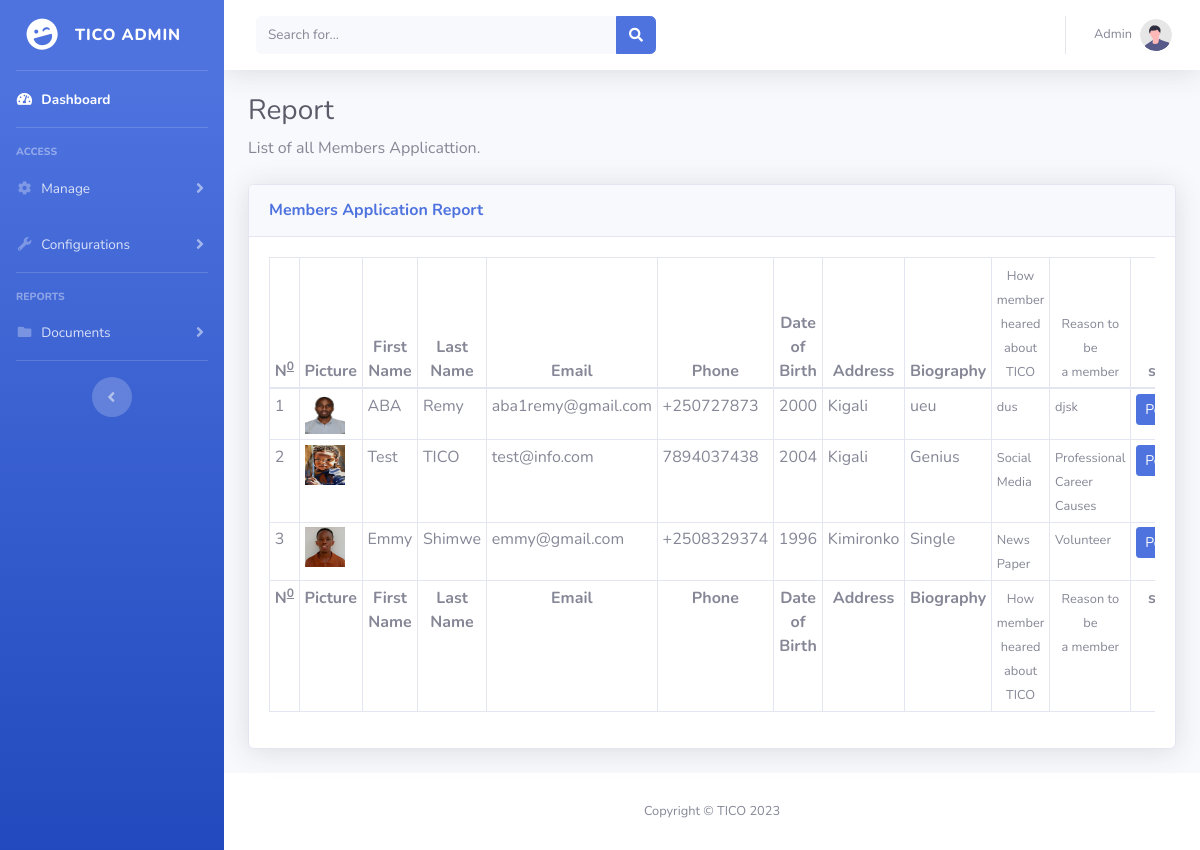
/admin/membership.php (signed in), run on the app's committed database.
### tables this page shows
CREATE TABLE `members` (
  `memberid` int(11) NOT NULL,
  `email` varchar(50) NOT NULL,
  `firstname` varchar(30) NOT NULL,
  `lastname` varchar(30) NOT NULL,
  `phone` varchar(30) NOT NULL,
  `title` varchar(20) NOT NULL,
  `dob` varchar(50) NOT NULL,
  `address` varchar(100) NOT NULL,
  `biography` varchar(500) NOT NULL,
  `ticoWhereBy` varchar(300) NOT NULL,
  `whyTicoMember` varchar(500) NOT NULL,
  `photo` varchar(1000) NOT NULL,
  `status` varchar(30) NOT NULL
);

### admin/membership.php (the view, shortened to what this page needs)
<?php
include('../config/db.php');
if($_SESSION['admin']){
?>
<!DOCTYPE html>
<html lang="en">
<?php include('includes/header.php'); ?>
<body id="page-top">
    <div id="wrapper">
        <?php include('includes/sidebar.php');?>
        <div id="content-wrapper" class="d-flex flex-column">
            <div id="content">
                <?php include('includes/navbar.php');?>
                <div class="container-fluid">
<h1 class="h3 mb-2 text-gray-800">Report</h1>
<p class="mb-4">List of all Members Applicattion.</p>
<div class="card shadow mb-4">
    <div class="card-header py-3">
        <h6 class="m-0 font-weight-bold text-primary">Members Application Report</h6>
    </div>
    <div class="card-body">
        <div class="table-responsive table-sm">
            <table class="table table-bordered" id="dataTable" width="100%" cellspacing="0">
                <thead style="text-align: center;">
                    <tr>
                        <th>N<sup><u>0</u></sup></th>
                        <th>Picture</th>
                        <th>First Name</th>
                        <th>Last Name</th>
                        <th>Email</th>
                        <th>Phone</th>
                        <th>Date of Birth</th>
                        <th>Address</th>
                        <th>Biography</th>
                        <th><small>How member heared<br/> about TICO</small></th>
                        <th><small>Reason to be<br/> a member</small></th>
                        <th>status</th>
                    </tr>
                </thead>
                <tfoot style="text-align: center;">
                    <tr>
                        <th>N<sup><u>0</u></sup></th>
                        <th>Picture</th>
                        <th>First Name</th>
                        <th>Last Name</th>
                        <th>Email</th>
                        <th>Phone</th>
                        <th>Date of Birth</th>
                        <th>Address</th>
                        <th>Biography</th>
                        <th><small>How member heared<br/> about TICO</small></th>
                        <th><small>Reason to be<br/> a member</small></th>
                        <th>status</th>
                    </tr>
                </tfoot>
                <tbody>
                  <?php
                    $members = $db->prepare("SELECT * FROM members");
                    $members->execute();
                    $i = 1;
                    while($res = $members->fetch(PDO::FETCH_ASSOC)):
                      $image = (!empty($res['photo'])) ? '../img/'.$res['photo'] : '../img/profile.png';
                  ?>
                      <tr>
                          <td><?= $i ?></td>
                          <td><script>console.log("Iphoto link ni ");</script>
                            <img src='<?= $image ?>' height='40px' width='40px'>
                          </td>
                          <td><?= $res['firstname'] ?></td>
                          <td><?= $res['lastname'] ?></td>
                          <td><?= $res['email'] ?></td>
                          <td><?= $res['phone'] ?></td>
                          <td><?= $res['dob'] ?></td>
                          <td><?= $res['address'] ?></td>
                          <td><?= $res['biography'] ?></td>
                          <td><small><?= $res['ticoWhereBy'] ?></small></td>
                          <td><small><?= $res['whyTicoMember'] ?></small></td>
                          <td>
                            <?php
                              if($res['status'] == 'Pending'){?>
                                <a class='btn btn-sm btn-primary' href="#">
                                  Pending
                                </a>
                              <?php }else if ($res['status'] == 'Approved'){ ?>
                                <a class='btn btn-sm btn-success' href="#">
                                  Approved
                                </a>
                              <?php }else if ($res['status'] == 'Canceled'){ ?>
                                <a class='btn btn-sm btn-danger' href="#">
                                  Rejected
                                </a>
                                <?php	 } ?>
                                </td>
                              </tr>
                              <?php $i++; endwhile ?>
                </tbody>
            </table>
        </div>
    </div>
</div>
</div>
            </div>
            <footer class="sticky-footer bg-white">
                <div class="container my-auto">
                    <div class="copyright text-center my-auto">
                        <span>Copyright &copy; TICO <?php echo date('Y'); ?></span>
                    </div>
                </div>
            </footer>
        </div>
    </div>
</body>
</html>
<?php
}else{
	header('Location: logout.php');
	}
	?>

### admin/includes/header.php (shortened to what this page needs)
<head>
    <link href="vendor/fontawesome-free/css/all.min.css" rel="stylesheet" type="text/css">
    <link href="css/sb-admin-2.min.css" rel="stylesheet">
    <link href="css/custom.css" rel="stylesheet">
</head>

### admin/includes/sidebar.php (shortened to what this page needs)
<ul class="navbar-nav bg-gradient-primary sidebar sidebar-dark accordion" id="accordionSidebar">
  <a class="sidebar-brand d-flex align-items-center justify-content-center" href="index.php">
    <div class="sidebar-brand-icon rotate-n-15">
        <i class="fas fa-laugh-wink"></i>
    </div>
    <div class="sidebar-brand-text mx-3">TICO Admin </div>
  </a>
  <hr class="sidebar-divider my-0">
  <li class="nav-item active">
      <a class="nav-link" href="index.php">
          <i class="fas fa-fw fa-tachometer-alt"></i>
          <span>Dashboard</span></a>
  </li>
  <hr class="sidebar-divider">
  <div class="sidebar-heading">
      Access
  </div>
  <li class="nav-item">
    <a class="nav-link collapsed" href="#" data-toggle="collapse" data-target="#collapseTwo"
        aria-expanded="true" aria-controls="collapseTwo">
        <i class="fas fa-fw fa-cog"></i>
        <span>Manage</span>
    </a>
  </li>
  <li class="nav-item">
    <a class="nav-link collapsed" href="#" data-toggle="collapse" data-target="#collapseUtilities"
      aria-expanded="true" aria-controls="collapseUtilities">
      <i class="fas fa-fw fa-wrench"></i>
      <span>Configurations</span>
    </a>
  </li>
  <hr class="sidebar-divider">
  <div class="sidebar-heading">
      Reports
  </div>
  <li class="nav-item">
    <a class="nav-link collapsed" href="#" data-toggle="collapse" data-target="#collapsePages"
      aria-expanded="true" aria-controls="collapsePages">
      <i class="fas fa-fw fa-folder"></i>
      <span>Documents</span>
    </a>
  </li>
  <hr class="sidebar-divider d-none d-md-block">
  <div class="text-center d-none d-md-inline">
      <button class="rounded-circle border-0" id="sidebarToggle"></button>
  </div>
</ul>

### admin/includes/navbar.php (shortened to what this page needs)
<nav class="navbar navbar-expand navbar-light bg-white topbar mb-4 static-top shadow">
  <form
    class="d-none d-sm-inline-block form-inline mr-auto ml-md-3 my-2 my-md-0 mw-100 navbar-search">
    <div class="input-group">
    <input type="text" class="form-control bg-light border-0 small" placeholder="Search for..."
        aria-label="Search" aria-describedby="basic-addon2">
    <div class="input-group-append">
      <button class="btn btn-primary" type="button">
          <i class="fas fa-search fa-sm"></i>
      </button>
    </div>
    </div>
  </form>
  <ul class="navbar-nav ml-auto">
      <li class="nav-item dropdown no-arrow">
          <a class="nav-link dropdown-toggle" href="#" id="userDropdown" role="button"
              data-toggle="dropdown" aria-haspopup="true" aria-expanded="false">
              <span class="mr-2 d-none d-lg-inline text-gray-600 small">Admin</span>
              <img class="img-profile rounded-circle"
                  src="img/undraw_profile.svg">
          </a>
      </li>
  </ul>
</nav>

### data on the page
members: photo (picture), firstname "ABA", lastname "Remy", email "aba1remy@gmail.com", phone "+250727873", dob "2000", address "Kigali", biography "ueu", ticoWhereBy "dus", whyTicoMember "djsk", status "Pending"
members: photo (picture), firstname "Test", lastname "TICO", email "test@info.com", phone "7894037438", dob "2004", address "Kigali", biography "Genius", ticoWhereBy "Social Media", whyTicoMember "Professional Career Causes", status "Pending"
members: photo (picture), firstname "Emmy", lastname "Shimwe", email "emmy@gmail.com", phone "+2508329374", dob "1996", address "Kimironko", biography "Single", ticoWhereBy "News Paper", whyTicoMember "Volunteer", status "Pending"
